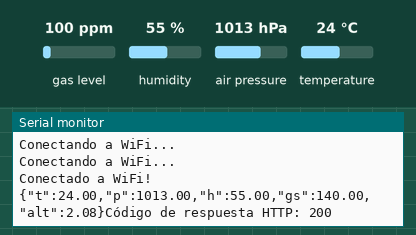
Simulated run of this sketch. Board: ESP32. Shown: the last lines printed to the serial monitor. Inputs (shaded band) come from the test bench; at power-on: gas level 100 ppm, humidity 55 %, air pressure 1013 hPa, temperature 24 °C. WiFi joins after 1.5 s; servers stay silent unless stated; uploads are accepted with an empty reply.

Above: at 3.2 s.
3.3 s: gas level set to 20 ppm
6.3 s: humidity set to 22 %
At 8.1 s:
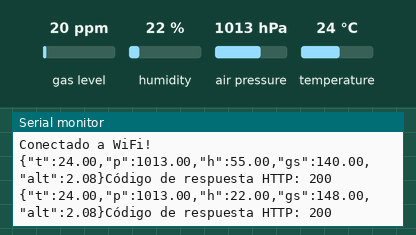
9.3 s: air pressure set to 952 hPa
12.3 s: temperature set to 12 °C
At 13.6 s:
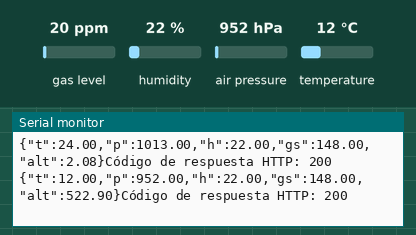

Measured:
- after the input at 6.3 s, the serial monitor: prints a new line after 1.3 s (image 1)
- after the input at 12.3 s, the serial monitor: prints a new line after 0.72 s (image 2)

The sketch:

Esp32s-i2c-Bme680.ino
```cpp
#include <Wire.h>
#include <SPI.h>
#include <Adafruit_Sensor.h>
#include "Adafruit_BME680.h"
#include <WiFi.h>
#include <HTTPClient.h>

#define SEALEVELPRESSURE_HPA (1013.25)

Adafruit_BME680 bme;

const char* ssid = "WILLIAMS";
const char* password = "williams@7363";
const char* serverURL = "http://192.168.1.35:7896/iot/json?k=4jggokgpepnvsb2uv4s40d59ov&i=thing003";

void setup() {
  Serial.begin(115200);
  while (!Serial);
  Serial.println(F("Prueba asíncrona de BME680"));

  if (!bme.begin()) {
    Serial.println(F("No se pudo encontrar un sensor BME680 válido, ¡verifique la conexión!"));
    while (1);
  }

  WiFi.begin(ssid, password);
  while (WiFi.status() != WL_CONNECTED) {
    delay(1000);
    Serial.println("Conectando a WiFi...");
  }
  Serial.println("Conectado a WiFi!");
}

void loop() {
  unsigned long endTime = bme.beginReading();
  if (endTime == 0) {
    Serial.println(F("Error al comenzar la lectura :("));
    return;
  }

  delay(50);

  if (!bme.endReading()) {
    Serial.println(F("Error al completar la lectura :("));
    return;
  }

  float temperatura = bme.temperature;
  float presion = bme.pressure / 100.0;
  float humedad = bme.humidity;
  float resistenciaGas = bme.gas_resistance / 1000.0;
  float altitud = bme.readAltitude(SEALEVELPRESSURE_HPA);

  String payload = "{\"t\":" + String(temperatura) + ",";
  payload += "\"p\":" + String(presion) + ",";
  payload += "\"h\":" + String(humedad) + ",";
  payload += "\"gs\":" + String(resistenciaGas) + ",";
  payload += "\"alt\":" + String(altitud) + "}";

  Serial.print(payload);

  if (WiFi.status() == WL_CONNECTED) {
    HTTPClient http;
    http.begin(serverURL);
    http.addHeader("Content-Type", "application/json");

    int codigoRespuestaHTTP = http.POST(payload);

    if (codigoRespuestaHTTP > 0) {
      Serial.print("Código de respuesta HTTP: ");
      Serial.println(codigoRespuestaHTTP);
      String respuesta = http.getString();
      Serial.println(respuesta);
    } else {
      Serial.print("Error al enviar la solicitud: ");
      Serial.println(codigoRespuestaHTTP);
    }

    http.end();
  } else {
    Serial.println("Desconectado de WiFi");
  }

  delay(5000);
}
```
